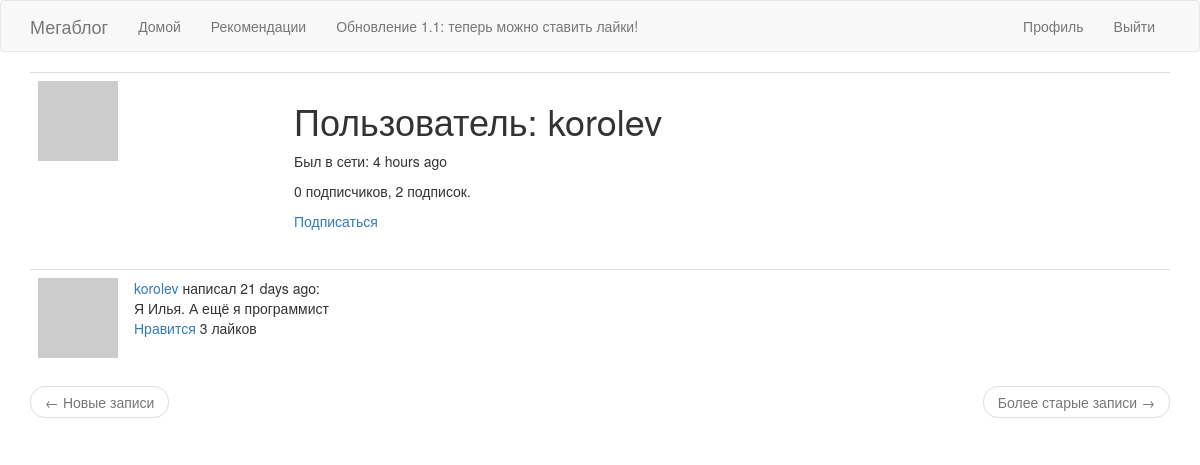
/user/korolev (signed in), run on an earlier commit of the app's database.
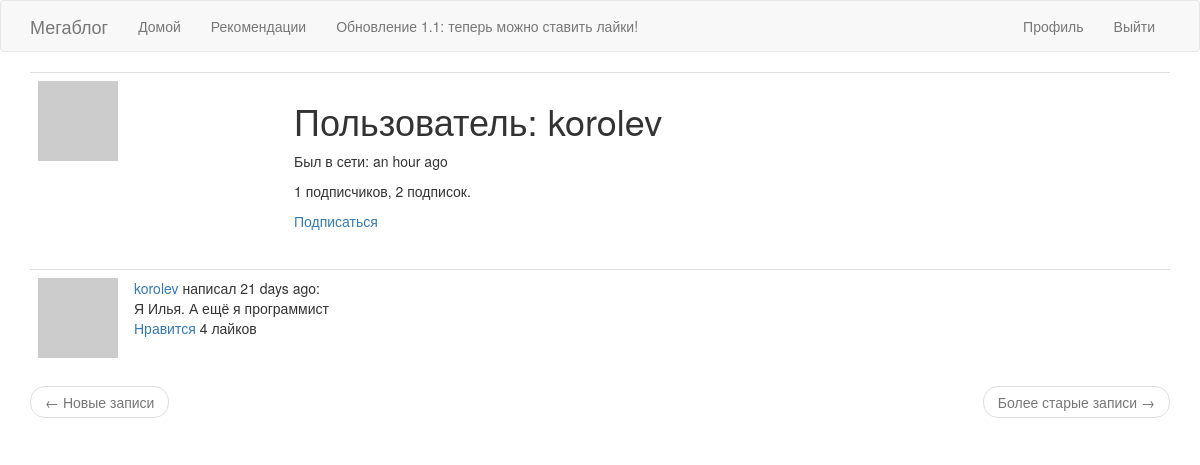
And on a later commit of the database.
### app/models.py (models this page shows, shortened)
class User(UserMixin, db.Model):
    id = db.Column(db.Integer, primary_key=True)
    username = db.Column(db.String(64), index=True, unique=True)
    email = db.Column(db.String(120), index=True, unique=True)
    password_hash = db.Column(db.String(128))
    posts = db.relationship('Post', backref='author', lazy='dynamic')
    about_me = db.Column(db.String(140))
    last_seen = db.Column(db.DateTime, default=datetime.utcnow)
    followed = db.relationship(
        'User', secondary=followers,
        primaryjoin=(followers.c.follower_id == id),
        secondaryjoin=(followers.c.followed_id == id),
        backref=db.backref('followers', lazy='dynamic'), lazy='dynamic')
    liked = db.relationship(
        'PostLike',
        foreign_keys='PostLike.user_id',
        backref='user', lazy='dynamic')
    def avatar(self, size):
        digest = md5(self.email.lower().encode('utf-8')).hexdigest()
        return 'https://www.gravatar.com/avatar/{}?d=identicon&s={}'.format(
            digest, size)
    def is_following(self, user):
        return self.followed.filter(
            followers.c.followed_id == user.id).count() > 0
    def has_liked_post(self, post):
        return PostLike.query.filter(
            PostLike.user_id == self.id,
            PostLike.post_id == post.id).count() > 0

class Post(db.Model):
    id = db.Column(db.Integer, primary_key=True)
    body = db.Column(db.String(140))
    timestamp = db.Column(db.DateTime, index=True, default=datetime.utcnow)
    user_id = db.Column(db.Integer, db.ForeignKey('user.id'))
    likes = db.relationship('PostLike', backref='post', lazy='dynamic')

### app/routes.py (the view)
@app.route('/user/<username>')
@login_required
def user(username):
    user = User.query.filter_by(username=username).first_or_404()
    page = request.args.get('page', 1, type=int)
    posts = user.posts.order_by(Post.timestamp.desc()).paginate(
        page, app.config['POSTS_PER_PAGE'], False)
    next_url = url_for('user', username=user.username, page=posts.next_num) \
        if posts.has_next else None
    prev_url = url_for('user', username=user.username, page=posts.prev_num) \
        if posts.has_prev else None
    return render_template('user.html', user=user, posts=posts.items,
                            next_url=next_url, prev_url=prev_url)

### app/models.py (called while the page is built)
@login.user_loader
def load_user(id):
    return User.query.get(int(id))

### app/routes.py (called while the page is built)
@app.before_request
def before_request():
    if current_user.is_authenticated:
        current_user.last_seen = datetime.utcnow()
        db.session.commit()

### app/templates/user.html (shortened to what this page needs)
{% extends "base.html" %}
{% block app_content %}
    <table class="table table-hover">
        <tr>
            <td width="256px"><img src="{{ user.avatar(256) }}"></td>
            <td>
                <h1>Пользователь: {{ user.username }}</h1>
                {% if user.last_seen %}
                <p>Был в сети: {{ moment(user.last_seen).fromNow() }}</p>
                {% endif %}
                <p>{{ user.followers.count() }} подписчиков, {{ user.followed.count() }} подписок.</p>
                {% if user == current_user %}
                <p><a href="{{ url_for('edit_profile') }}">Редактировать информацию о себе</a></p>
                {% elif not current_user.is_following(user) %}
                <p><a href="{{ url_for('follow', username=user.username) }}">Подписаться</a></p>
                {% else %}
                <p><a href="{{ url_for('unfollow', username=user.username) }}">Отписаться</a></p>
                {% endif %}
            </td>
        </tr>
    </table>
    {% for post in posts %}
        {% include '_post.html' %}
    {% endfor %}
    <nav aria-label="...">
        <ul class="pager">
            <li class="previous{% if not prev_url %} disabled{% endif %}">
                <a href="{{ prev_url or '#' }}">
                    <span aria-hidden="true">&larr;</span> Новые записи
                </a>
            </li>
            <li class="next{% if not next_url %} disabled{% endif %}">
                <a href="{{ next_url or '#' }}">
                    Более старые записи <span aria-hidden="true">&rarr;</span>
                </a>
            </li>
        </ul>
    </nav>
{% endblock %}

### app/templates/_post.html
<table class="table table-hover">
    <tr>
        <td width="70px">
            <a href="{{ url_for('user', username=post.author.username) }}">
                <img src="{{ post.author.avatar(70) }}" />
            </a>
        </td>
        <td>
            <a href="{{ url_for('user', username=post.author.username) }}">
                {{ post.author.username }}
            </a>
            написал {{ moment(post.timestamp).fromNow() }}:
            <br>
            {{ post.body }}
            <br>
            {% if current_user.has_liked_post(post) %}
                <a href="{{ url_for('like_action', post_id=post.id, action='unlike') }}">Больше не нравится</a>
            {% else %}
                <a href="{{ url_for('like_action', post_id=post.id, action='like') }}">Нравится</a>
            {% endif %}
            {{ post.likes.count() }} лайков
        </td>
    </tr>
</table>

What changed in the data, as far as the page shows it:
changed User "korolev": last_seen "4 hours ago" → "an hour ago"
computed for Post "Я Илья. А ещё я программист": likes.count "3" → "4"
Also different on the page:
{{ user.followers.count() }}: "0" → "1"
